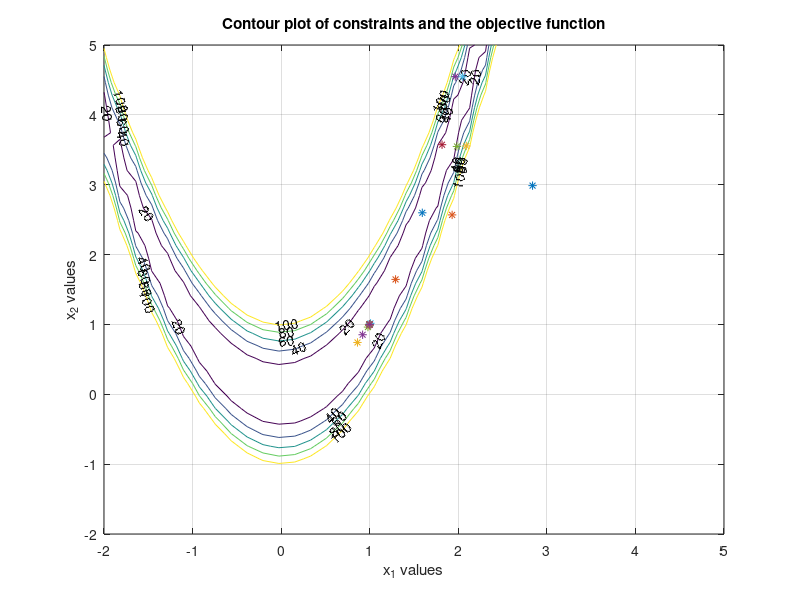

Write MATLAB code to recreate this figure.
% ==========  Contour plot of the objective function ======= %%%%%%%

clear;
clc;
x1 = linspace(-2, 5, 40);
x2 =  linspace(-2, 5, 40);

[x1, x2] = meshgrid(x1, x2);
f = 100*(x2-x1.^2).^2+(1-x1).^2;
v = [20; 40; 60; 80; 100];
[c, h] = contour(x1, x2, f, v);

grid on
xlabel('x_{1} values')
ylabel('x_{2} values')
title('Contour plot of constraints and the objective function')
clabel(c,h); % labels the contour
hold on

% =============== Random Walk Method =====================%%%
clear;
clc;
f=@(x1, x2) 100*(x2-x1.^2).^2+(1-x1).^2;
x0=[3, 2];
lamda = 1.0; % sufficiently large intitial step length
min_step_len = 0.0001; % minimum allowable step length
N = 100; % maximum permissable number of iterations
f0 = f(x0(1,1), x0(1, 2)); % value of function at initial guess

itr = 1;
it = 0;
while(true)
    it = it+1;
    mag = 2;
    while(mag > 1) % generate a random vector and accept only one for which magnitude of the random vector is <=1
        
        r = 2.*rand(1, 2)-1; % generate a random number between -1 and 1
        
        mag_elem = zeros(1, 2);
        
        for i = 1:length(r)
            mag_elem(1, i) = r(1, i)*r(1, i); % unit vector u
        end
        mag = sum(mag_elem)^0.5; % magnitude of the vector
    end
    u=(1/mag).*r; % unbiased random vector
    x1 = x0+lamda.*u; % comp[ute a new vector
    f1 = f(x1(1,1), x1(1, 2)); % compute function value at x1
    if(f1 < f0)
        x0 = x1
        f0 = f1
        plot(x0(1, 1), x0(1, 2), '*');
        itr = 1;
    else
        if(itr <= N) % if number of iteration is <= N continue by increasing iteration
            itr = itr+1;
        else
            %itr
            lamda = lamda/2; % reduced step length
            itr = 1;
            if(lamda <= min_step_len) % if new step length is smaller than minimum step length then stop
                xopt = x0;
                fopt = f(x0(1,1), x0(1, 2));
                disp(['Value of function at optimal point = ' num2str(fopt, '%.6f')])
                break;
            end
        end
    end
end
        
    
    
    
    
